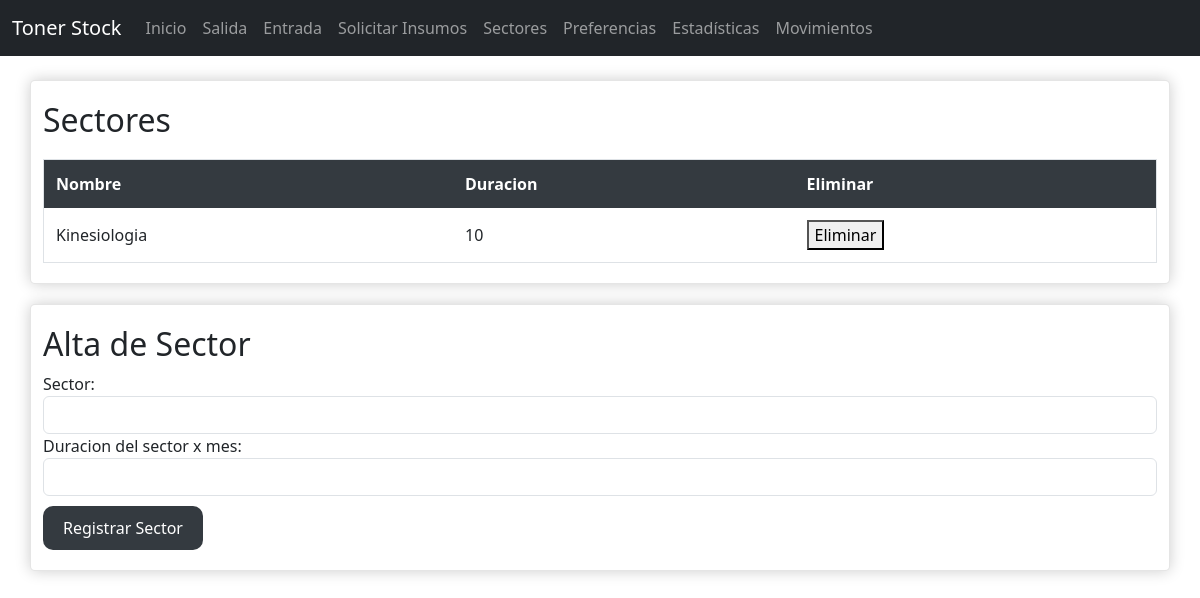
Before: /sectores with the older database file.
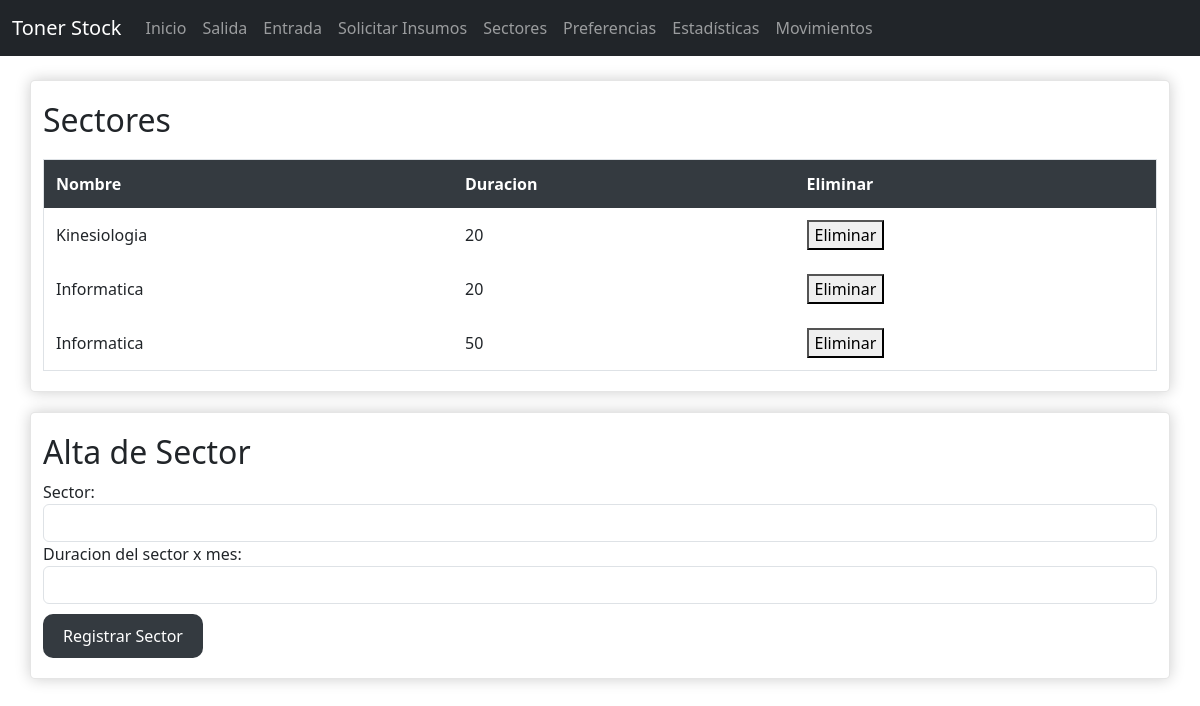
After: the same page with the newer database file.
### src/models.py (models this page shows)
class Sector(db.Model):
    id = db.Column(db.Integer, primary_key=True)
    nombre = db.Column(db.String(64), unique=True, nullable=False)
    duracion_predefinida = db.Column(db.Integer, nullable=False)

### src/app.py (the view)
@app.route('/sectores')
def sectores():
    return render_template('sectores.html', sectores = all_sectors())

### src/controlers/sectorcontroler.py (called while the page is built)
def all_sectors():
    return Sector.query.all()

### src/templates/sectores.html (shortened to what this page needs)
{% extends "base.html" %}
{% block content %}
<div class="container">
    <h2>Sectores</h2>
    <table>
        <thead>
            <tr>
                <th>Nombre</th>
                <th>Duracion</th>
                <th>Eliminar</th>
            </tr>
        </thead>
        <tbody>
            {% for sector in sectores %}
            <tr>
                <td>{{ sector.nombre }}</td>
                <td>{{ sector.duracion_predefinida }}</td>
                <td>
                    <form action="{{ url_for('delete_sector', sector_id = sector.id) }}" method="post">
                        <button type="submit">Eliminar</button>
                    </form>
                </td>
            </tr>
            {% endfor %}
        </tbody>
    </table>
</div>
<div class="container">
    <h2>Alta de Sector</h2>
        <form action="{{ url_for('alta_sector') }}" method="post">
            <div class="form-group">
                <label for="sector_name">Sector:</label>
                <input type="text" name="sector_name" id="sector_name" class="form-control">
            </div>
            <div class="form-group">
                <label for="duracion_predefinida">Duracion del sector x mes:</label>
                <input type="number" name="duracion_predefinida" id="duracion_predefinida" class="form-control">
            </div>
            <button type="submit" class="btn btn-dark">Registrar Sector</button>
        </form>
</div>
{% endblock %}

### src/templates/base.html (shortened to what this page needs)
<!DOCTYPE html>
<html lang="es">
<head>
    <link rel="stylesheet" href="{{ url_for('static', filename='style.css') }}">
    <link href="https://cdn.jsdelivr.net/npm/select2@4.1.0-rc.0/dist/css/select2.min.css" rel="stylesheet" />
    <link href="https://cdn.jsdelivr.net/npm/bootstrap@5.3.0/dist/css/bootstrap.min.css" rel="stylesheet">
</head>
<body>
<nav class="navbar navbar-expand-lg navbar-dark bg-dark">
    <div class="container-fluid">
        <a class="navbar-brand" href="#">Toner Stock</a>
        <div class="collapse navbar-collapse" id="navbarNav">
            <ul class="navbar-nav">
                <li class="nav-item">
                    <a class="nav-link" href="{{ url_for('index') }}">Inicio</a>
                </li>
                <li class="nav-item">
                    <a class="nav-link" href="{{ url_for('salida_insumo') }}">Salida</a>
                </li>
                <li class="nav-item">
                    <a class="nav-link" href="{{ url_for('entrada_insumo') }}">Entrada</a>
                </li>
                <li class="nav-item">
                    <a class="nav-link" href="{{ url_for('solicitar_insumos') }}">Solicitar Insumos</a>
                </li>
                <li class="nav-item">
                    <a class="nav-link" href="{{ url_for('sectores') }}">Sectores</a>
                </li>
                <li class="nav-item">
                    <a class="nav-link" href="{{ url_for('preferences') }}">Preferencias</a>
                </li>
                <li class="nav-item">
                    <a class="nav-link" href="{{ url_for('statistics') }}">Estadísticas</a>
                </li>
                <li class="nav-item">
                    <a class="nav-link" href="{{ url_for('movements') }}">Movimientos</a>
                </li>
            </ul>
        </div>
    </div>
</nav>
<div class="mt-4">
    {% block content %}{% endblock %}
</div>
</body>
</html>

### src/static/style.css (style rules this page uses)
body { background-color: #f8f9fa; font-family: Arial, sans-serif; color: #343a40; }
.container { margin-top: 20px; padding: 20px; background-color: #ffffff; border-radius: 5px; box-shadow: 0 0 15px rgba(0, 0, 0, 0.2); border: 1px solid rgba(0, 0, 0, 0.1); }
h2 { color: #343a40; margin-bottom: 20px; }
table { width: 100%; margin-top: 20px; border-collapse: collapse; }
table, th, td { border: 1px solid #dee2e6; }
th, td { padding: 12px; text-align: left; }
th { background-color: #343a40; color: white; }
.btn.btn-dark { background-color: #343a40; color: white; padding: 10px 20px; border: none; border-radius: 10px; cursor: pointer; margin-top: 10px; }
.navbar { margin-bottom: 20px; }

Changed rows visible on the page:
changed Sector "Kinesiologia": duracion_predefinida "10" → "20"
added Sector: nombre "Informatica", duracion_predefinida "20"
added Sector: nombre "Informatica", duracion_predefinida "50"
